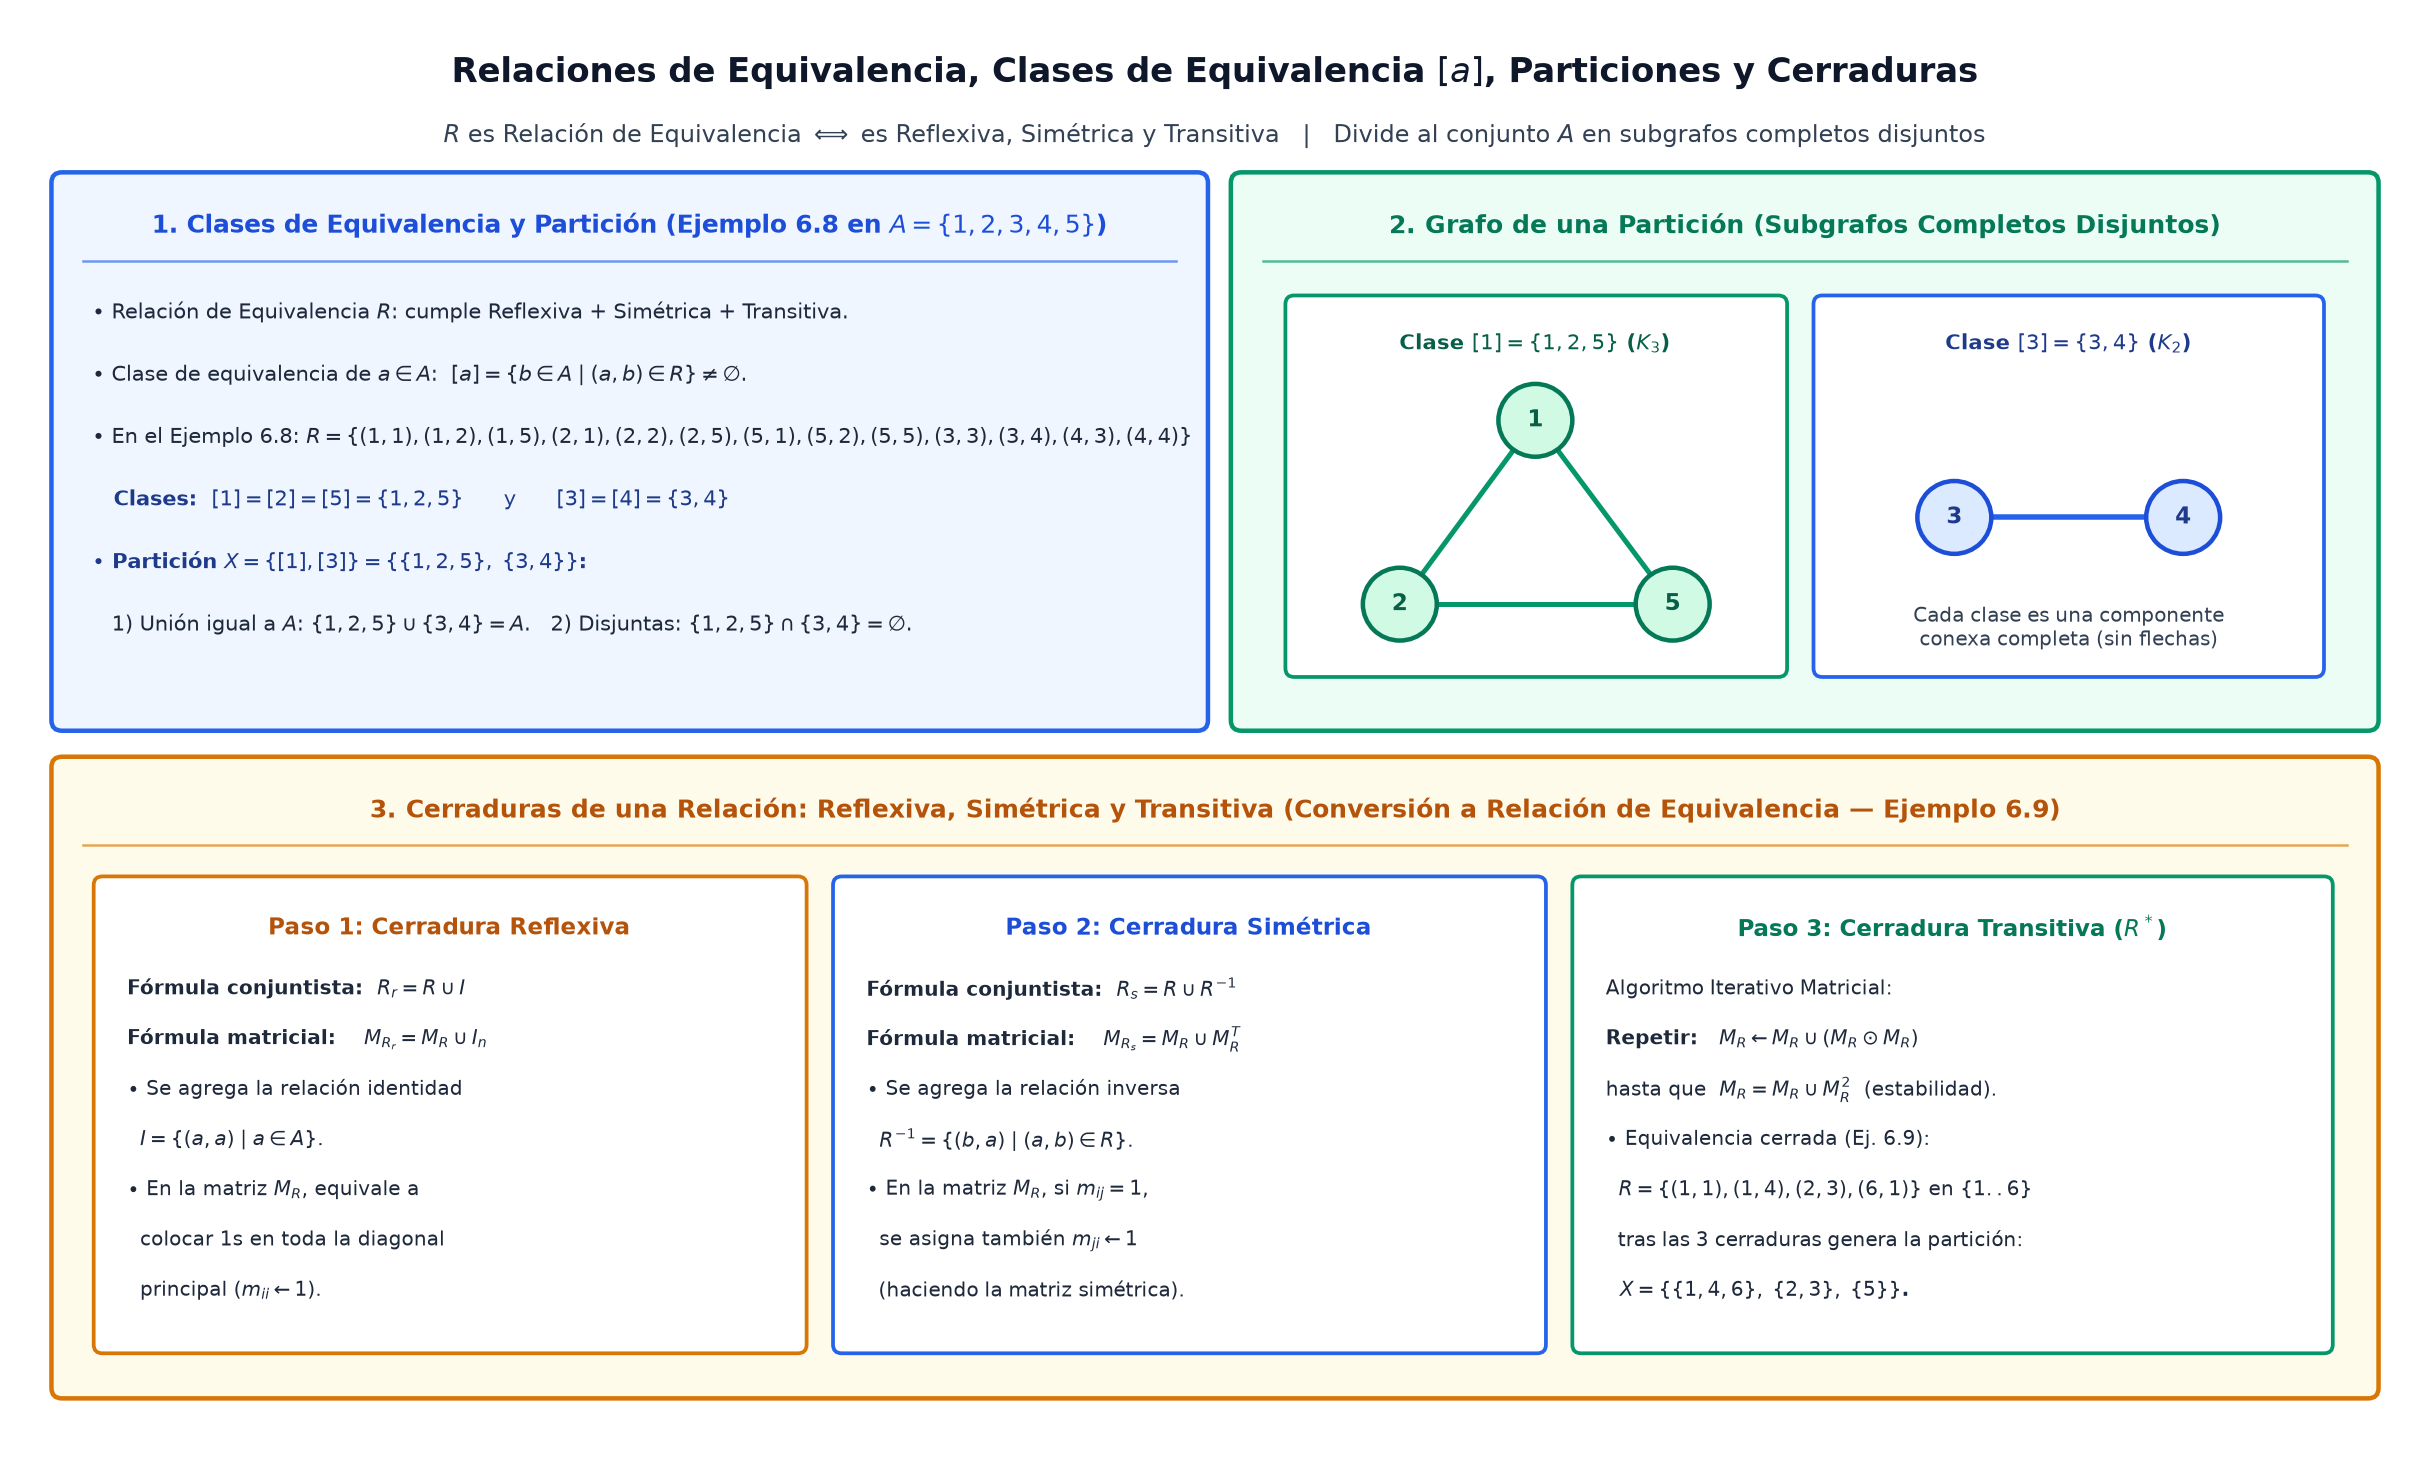

Recreate this plot in Python.
import os
import matplotlib.pyplot as plt
import matplotlib.patches as patches


def draw_panel(ax, x, y, w, h, title, bg_color, border_color, title_color):
    rect = patches.FancyBboxPatch(
        (x, y), w, h,
        boxstyle="round,pad=0.06",
        facecolor=bg_color,
        edgecolor=border_color,
        linewidth=1.8
    )
    ax.add_patch(rect)
    ax.text(
        x + w / 2, y + h - 0.25, title,
        ha='center', va='center',
        fontsize=9.8, fontweight='bold', color=title_color
    )
    ax.plot([x + 0.12, x + w - 0.12], [y + h - 0.45, y + h - 0.45], color=border_color, linewidth=1.0, alpha=0.65)


def main():
    fig, ax = plt.subplots(figsize=(13.6, 8.2), dpi=180)
    ax.set_xlim(0, 13.6)
    ax.set_ylim(0, 8.2)
    ax.axis('off')

    # Main Title
    ax.text(
        6.8, 7.88,
        r"Relaciones de Equivalencia, Clases de Equivalencia $[a]$, Particiones y Cerraduras",
        ha='center', va='center', fontsize=13.5, fontweight='bold', color='#0f172a'
    )
    ax.text(
        6.8, 7.52,
        r"$R$ es Relación de Equivalencia $\Longleftrightarrow$ es Reflexiva, Simétrica y Transitiva   |   Divide al conjunto $A$ en subgrafos completos disjuntos",
        ha='center', va='center', fontsize=9.6, color='#334155'
    )

    # Top-Left Panel: Clases de Equivalencia y Partición (Ejemplo 6.8 de Jiménez Murillo)
    draw_panel(ax, 0.25, 4.15, 6.45, 3.1, r"1. Clases de Equivalencia y Partición (Ejemplo 6.8 en $A=\{1,2,3,4,5\}$)", '#eff6ff', '#2563eb', '#1d4ed8')
    eq_lines = [
        r"$\bullet$ Relación de Equivalencia $R$: cumple Reflexiva + Simétrica + Transitiva.",
        r"$\bullet$ Clase de equivalencia de $a \in A$:  $[a] = \{b \in A \mid (a, b) \in R\} \neq \emptyset$.",
        r"$\bullet$ En el Ejemplo 6.8: $R = \{(1,1),(1,2),(1,5),(2,1),(2,2),(2,5),(5,1),(5,2),(5,5),(3,3),(3,4),(4,3),(4,4)\}$",
        r"   Clases:  $[1] = [2] = [5] = \{1, 2, 5\} \qquad\text{y}\qquad [3] = [4] = \{3, 4\}$",
        r"$\bullet$ Partición $X = \{[1], [3]\} = \{\{1, 2, 5\},\; \{3, 4\}\}$:",
        r"   1) Unión igual a $A$: $\{1,2,5\} \cup \{3,4\} = A$.   2) Disjuntas: $\{1,2,5\} \cap \{3,4\} = \emptyset$."
    ]
    for idx, ln in enumerate(eq_lines):
        ry = 6.50 - idx * 0.36
        w_f = 'bold' if idx in (3, 4) else 'normal'
        c_f = '#1e3a8a' if idx in (3, 4) else '#1e293b'
        ax.text(0.42, ry, ln, ha='left', va='center', fontsize=8.3, fontweight=w_f, color=c_f)

    # Top-Right Panel: Subgrafos Completos y Matriz por Bloques de una Partición
    draw_panel(ax, 6.95, 4.15, 6.4, 3.1, "2. Grafo de una Partición (Subgrafos Completos Disjuntos)", '#ecfdf5', '#059669', '#047857')
    # Draw Partition Set Box
    part_box1 = patches.FancyBboxPatch((7.25, 4.45), 2.75, 2.1, boxstyle="round,pad=0.05", facecolor='#ffffff', edgecolor='#059669', linewidth=1.5)
    part_box2 = patches.FancyBboxPatch((10.25, 4.45), 2.8, 2.1, boxstyle="round,pad=0.05", facecolor='#ffffff', edgecolor='#2563eb', linewidth=1.5)
    ax.add_patch(part_box1)
    ax.add_patch(part_box2)
    ax.text(8.62, 6.32, r"Clase $[1] = \{1, 2, 5\}$ ($K_3$)", ha='center', va='center', fontsize=8.6, fontweight='bold', color='#065f46')
    ax.text(11.65, 6.32, r"Clase $[3] = \{3, 4\}$ ($K_2$)", ha='center', va='center', fontsize=8.6, fontweight='bold', color='#1e3a8a')

    # Triangle for {1, 2, 5}
    p1_pts = [(8.62, 5.88), (7.85, 4.82), (9.40, 4.82)]
    for i in range(3):
        for j in range(i + 1, 3):
            ax.plot([p1_pts[i][0], p1_pts[j][0]], [p1_pts[i][1], p1_pts[j][1]], color='#059669', linewidth=2.0)
    for (px, py), lbl in zip(p1_pts, ["1", "2", "5"]):
        ax.add_patch(patches.Circle((px, py), 0.21, facecolor='#d1fae5', edgecolor='#047857', linewidth=1.8, zorder=4))
        ax.text(px, py, lbl, ha='center', va='center', fontsize=9.2, fontweight='bold', color='#065f46', zorder=5)

    # Edge for {3, 4}
    p2_pts = [(11.0, 5.32), (12.3, 5.32)]
    ax.plot([p2_pts[0][0], p2_pts[1][0]], [p2_pts[0][1], p2_pts[1][1]], color='#2563eb', linewidth=2.2)
    for (px, py), lbl in zip(p2_pts, ["3", "4"]):
        ax.add_patch(patches.Circle((px, py), 0.21, facecolor='#dbeafe', edgecolor='#1d4ed8', linewidth=1.8, zorder=4))
        ax.text(px, py, lbl, ha='center', va='center', fontsize=9.2, fontweight='bold', color='#1e3a8a', zorder=5)
    ax.text(11.65, 4.68, "Cada clase es una componente\nconexa completa (sin flechas)", ha='center', va='center', fontsize=7.9, color='#334155')

    # Bottom Panel: Las Tres Cerraduras de una Relación (Ejemplo 6.9 de Jiménez Murillo)
    draw_panel(ax, 0.25, 0.3, 13.1, 3.58, "3. Cerraduras de una Relación: Reflexiva, Simétrica y Transitiva (Conversión a Relación de Equivalencia — Ejemplo 6.9)", '#fffbeb', '#d97706', '#b45309')

    # 3 Sub-boxes inside Bottom Panel
    b1 = patches.FancyBboxPatch((0.48, 0.55), 3.95, 2.65, boxstyle="round,pad=0.05", facecolor='#ffffff', edgecolor='#d97706', linewidth=1.5)
    b2 = patches.FancyBboxPatch((4.68, 0.55), 3.95, 2.65, boxstyle="round,pad=0.05", facecolor='#ffffff', edgecolor='#2563eb', linewidth=1.5)
    b3 = patches.FancyBboxPatch((8.88, 0.55), 4.22, 2.65, boxstyle="round,pad=0.05", facecolor='#ffffff', edgecolor='#059669', linewidth=1.5)
    ax.add_patch(b1)
    ax.add_patch(b2)
    ax.add_patch(b3)

    ax.text(2.45, 2.95, "Paso 1: Cerradura Reflexiva", ha='center', va='center', fontsize=9.2, fontweight='bold', color='#b45309')
    s1_lines = [
        r"Fórmula conjuntista:  $R_r = R \cup I$",
        r"Fórmula matricial:    $M_{R_r} = M_R \cup I_n$",
        r"$\bullet$ Se agrega la relación identidad",
        r"  $I = \{(a, a) \mid a \in A\}$.",
        r"$\bullet$ En la matriz $M_R$, equivale a",
        r"  colocar $1\mathrm{s}$ en toda la diagonal",
        r"  principal ($m_{ii} \leftarrow 1$)."
    ]
    for idx, ln in enumerate(s1_lines):
        ax.text(0.62, 2.60 - idx * 0.29, ln, ha='left', va='center', fontsize=8.1, fontweight='bold' if idx < 2 else 'normal', color='#1e293b')

    ax.text(6.65, 2.95, "Paso 2: Cerradura Simétrica", ha='center', va='center', fontsize=9.2, fontweight='bold', color='#1d4ed8')
    s2_lines = [
        r"Fórmula conjuntista:  $R_s = R \cup R^{-1}$",
        r"Fórmula matricial:    $M_{R_s} = M_R \cup M_R^T$",
        r"$\bullet$ Se agrega la relación inversa",
        r"  $R^{-1} = \{(b, a) \mid (a, b) \in R\}$.",
        r"$\bullet$ En la matriz $M_R$, si $m_{ij} = 1$,",
        r"  se asigna también $m_{ji} \leftarrow 1$",
        r"  (haciendo la matriz simétrica)."
    ]
    for idx, ln in enumerate(s2_lines):
        ax.text(4.82, 2.60 - idx * 0.29, ln, ha='left', va='center', fontsize=8.1, fontweight='bold' if idx < 2 else 'normal', color='#1e293b')

    ax.text(10.99, 2.95, "Paso 3: Cerradura Transitiva ($R^*$)", ha='center', va='center', fontsize=9.2, fontweight='bold', color='#047857')
    s3_lines = [
        r"Algoritmo Iterativo Matricial:",
        r"Repetir:   $M_R \leftarrow M_R \cup (M_R \odot M_R)$",
        r"hasta que  $M_R = M_R \cup M_R^2$  (estabilidad).",
        r"$\bullet$ Equivalencia cerrada (Ej. 6.9):",
        r"  $R = \{(1,1),(1,4),(2,3),(6,1)\}$ en $\{1..6\}$",
        r"  tras las 3 cerraduras genera la partición:",
        r"  $X = \{\{1, 4, 6\},\; \{2, 3\},\; \{5\}\}$."
    ]
    for idx, ln in enumerate(s3_lines):
        ax.text(9.02, 2.60 - idx * 0.29, ln, ha='left', va='center', fontsize=8.1, fontweight='bold' if idx in (1, 6) else 'normal', color='#1e293b')

    plt.tight_layout()
    out_path = os.path.join(os.path.dirname(os.path.abspath(__file__)), "relaciones-equivalencia-cerraduras-particiones.png")
    plt.savefig(out_path, dpi=180, bbox_inches='tight', facecolor='white')
    plt.close()


if __name__ == "__main__":
    main()
